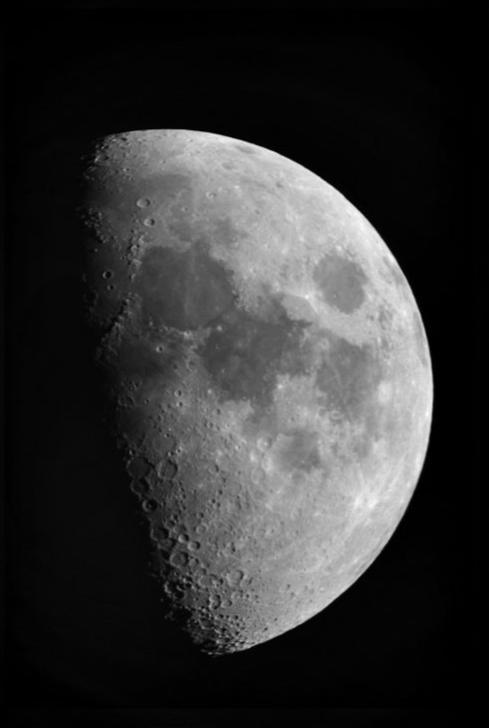
%> input picture practicals/Assignment 2/src/moonhighcon.png, 489 x 728 px
$ octave prac2f.m   (GNU Octave 9; MATLAB toolbox functions it lacks are replaced by stand-ins)
%> lines starting %> are read from the running program, lines starting %| are printed output that depends on the picture
%Obtain two images with low contrast (light and dark) and high contrast and plot respective histograms. Observe the difference.
clear

img1 = imread("src/moonhighcon.png");
%> img1 is the input picture: size 728x489x3 uint8; min 0, max 253, mean 50.7
img2 = imread("src\moonlowcon.png");
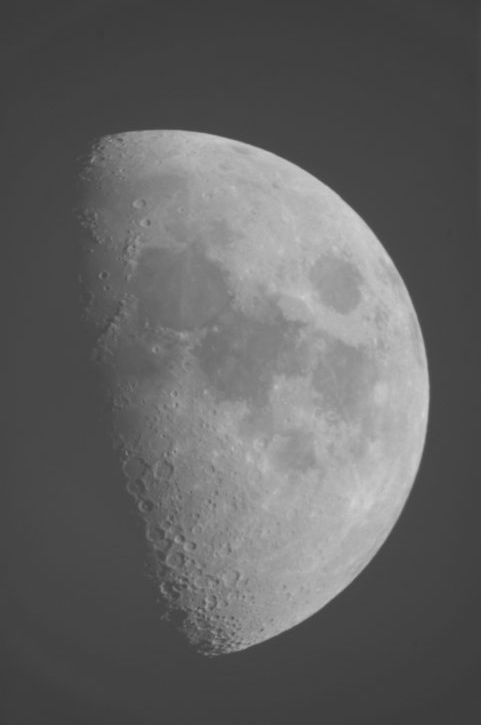
%> input picture practicals/Assignment 2/src/moonlowcon.png, 481 x 725 px
%> img2 is the input picture: size 725x481x3 uint8; min 59, max 214, mean 98

figure('name','Obtain two images with low contrast (light and dark) and high contrast and plot respective histograms. Observe the difference.','NumberTitle','off');

subplot(2,2,1)
imshow(img1);
title('High Contrast')

subplot(2,2,2)
imhist(img1)
title('High Contrast: Histogram')

subplot(2,2,3)
imshow(img2);
title('Low Contrast')

subplot(2,2,4)
imhist(img2)
title('Low Contrast: Histogram ')
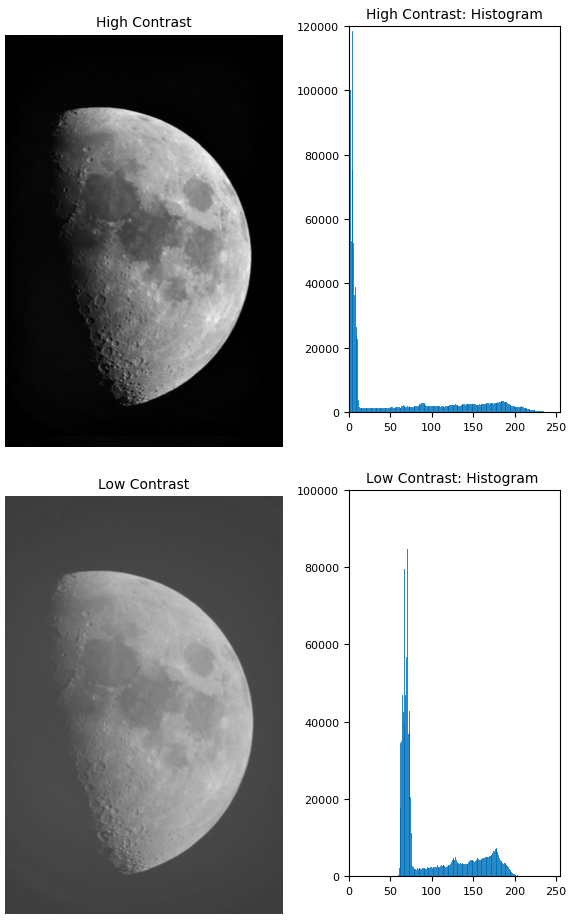
%> figure redrawn from the program's plot data, 4 panels
